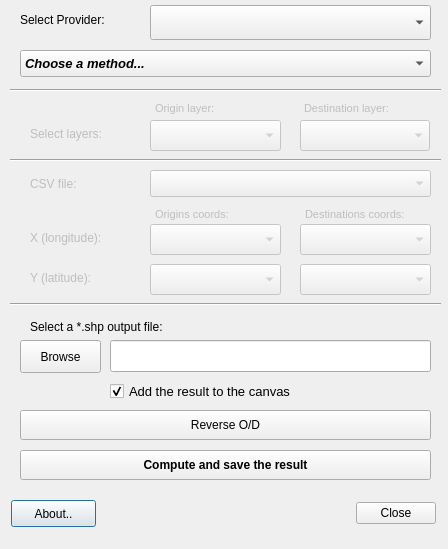
<?xml version="1.0" encoding="UTF-8"?>
<ui version="4.0">
 <class>OSRMBatchRouteDialog</class>
 <widget class="QDialog" name="OSRMBatchRouteDialog">
  <property name="geometry">
   <rect>
    <x>0</x>
    <y>0</y>
    <width>448</width>
    <height>549</height>
   </rect>
  </property>
  <property name="windowTitle">
   <string>OSRM: Batch OSRM viaroute</string>
  </property>
  <widget class="QPushButton" name="pushButton_about">
   <property name="geometry">
    <rect>
     <x>11</x>
     <y>500</y>
     <width>85</width>
     <height>27</height>
    </rect>
   </property>
   <property name="font">
    <font>
     <family>Arial</family>
    </font>
   </property>
   <property name="text">
    <string>About..</string>
   </property>
  </widget>
  <widget class="QDialogButtonBox" name="close_button_box">
   <property name="geometry">
    <rect>
     <x>335</x>
     <y>500</y>
     <width>101</width>
     <height>27</height>
    </rect>
   </property>
   <property name="font">
    <font>
     <family>Arial</family>
    </font>
   </property>
   <property name="orientation">
    <enum>Qt::Horizontal</enum>
   </property>
   <property name="standardButtons">
    <set>QDialogButtonBox::Close</set>
   </property>
  </widget>
  <widget class="QgsFieldComboBox" name="FieldOriginX">
   <property name="enabled">
    <bool>false</bool>
   </property>
   <property name="geometry">
    <rect>
     <x>150</x>
     <y>224</y>
     <width>131</width>
     <height>31</height>
    </rect>
   </property>
  </widget>
  <widget class="QgsFieldComboBox" name="FieldOriginY">
   <property name="enabled">
    <bool>false</bool>
   </property>
   <property name="geometry">
    <rect>
     <x>150</x>
     <y>264</y>
     <width>131</width>
     <height>31</height>
    </rect>
   </property>
  </widget>
  <widget class="QgsFieldComboBox" name="FieldDestinationX">
   <property name="enabled">
    <bool>false</bool>
   </property>
   <property name="geometry">
    <rect>
     <x>300</x>
     <y>224</y>
     <width>131</width>
     <height>31</height>
    </rect>
   </property>
  </widget>
  <widget class="QgsFieldComboBox" name="FieldDestinationY">
   <property name="enabled">
    <bool>false</bool>
   </property>
   <property name="geometry">
    <rect>
     <x>300</x>
     <y>264</y>
     <width>131</width>
     <height>31</height>
    </rect>
   </property>
  </widget>
  <widget class="QLabel" name="label_7">
   <property name="enabled">
    <bool>false</bool>
   </property>
   <property name="geometry">
    <rect>
     <x>305</x>
     <y>204</y>
     <width>131</width>
     <height>20</height>
    </rect>
   </property>
   <property name="font">
    <font>
     <family>Arial</family>
     <pointsize>8</pointsize>
    </font>
   </property>
   <property name="layoutDirection">
    <enum>Qt::LeftToRight</enum>
   </property>
   <property name="text">
    <string>Destinations coords:</string>
   </property>
  </widget>
  <widget class="QLabel" name="label_8">
   <property name="enabled">
    <bool>false</bool>
   </property>
   <property name="geometry">
    <rect>
     <x>30</x>
     <y>228</y>
     <width>81</width>
     <height>20</height>
    </rect>
   </property>
   <property name="font">
    <font>
     <family>Arial</family>
     <pointsize>9</pointsize>
    </font>
   </property>
   <property name="layoutDirection">
    <enum>Qt::LeftToRight</enum>
   </property>
   <property name="text">
    <string>X (longitude):</string>
   </property>
  </widget>
  <widget class="Line" name="line">
   <property name="enabled">
    <bool>true</bool>
   </property>
   <property name="geometry">
    <rect>
     <x>10</x>
     <y>294</y>
     <width>431</width>
     <height>20</height>
    </rect>
   </property>
   <property name="orientation">
    <enum>Qt::Horizontal</enum>
   </property>
  </widget>
  <widget class="Line" name="line_2">
   <property name="geometry">
    <rect>
     <x>10</x>
     <y>150</y>
     <width>431</width>
     <height>20</height>
    </rect>
   </property>
   <property name="orientation">
    <enum>Qt::Horizontal</enum>
   </property>
  </widget>
  <widget class="QComboBox" name="comboBox_method">
   <property name="geometry">
    <rect>
     <x>20</x>
     <y>50</y>
     <width>411</width>
     <height>27</height>
    </rect>
   </property>
   <property name="font">
    <font>
     <pointsize>10</pointsize>
     <weight>75</weight>
     <italic>true</italic>
     <bold>true</bold>
    </font>
   </property>
   <item>
    <property name="text">
     <string>Choose a method...</string>
    </property>
   </item>
   <item>
    <property name="text">
     <string>Routes between two layers of points</string>
    </property>
   </item>
   <item>
    <property name="text">
     <string>Routes from a .csv file of paired origins-destinations</string>
    </property>
   </item>
  </widget>
  <widget class="Line" name="line_3">
   <property name="geometry">
    <rect>
     <x>10</x>
     <y>80</y>
     <width>431</width>
     <height>20</height>
    </rect>
   </property>
   <property name="orientation">
    <enum>Qt::Horizontal</enum>
   </property>
  </widget>
  <widget class="QComboBox" name="combo_box_provider">
   <property name="geometry">
    <rect>
     <x>150</x>
     <y>5</y>
     <width>281</width>
     <height>35</height>
    </rect>
   </property>
   <property name="font">
    <font>
     <family>Arial</family>
     <pointsize>9</pointsize>
    </font>
   </property>
  </widget>
  <widget class="QLabel" name="label_4">
   <property name="geometry">
    <rect>
     <x>20</x>
     <y>10</y>
     <width>131</width>
     <height>20</height>
    </rect>
   </property>
   <property name="font">
    <font>
     <family>Arial</family>
     <pointsize>9</pointsize>
    </font>
   </property>
   <property name="text">
    <string>Select Provider:</string>
   </property>
  </widget>
  <widget class="QgsMapLayerComboBox" name="ComboBoxCsv">
   <property name="enabled">
    <bool>false</bool>
   </property>
   <property name="geometry">
    <rect>
     <x>150</x>
     <y>170</y>
     <width>281</width>
     <height>27</height>
    </rect>
   </property>
  </widget>
  <widget class="QLabel" name="label_5">
   <property name="enabled">
    <bool>false</bool>
   </property>
   <property name="geometry">
    <rect>
     <x>30</x>
     <y>170</y>
     <width>51</width>
     <height>27</height>
    </rect>
   </property>
   <property name="font">
    <font>
     <family>Arial</family>
     <pointsize>9</pointsize>
    </font>
   </property>
   <property name="layoutDirection">
    <enum>Qt::LeftToRight</enum>
   </property>
   <property name="text">
    <string>CSV file:</string>
   </property>
  </widget>
  <widget class="QLabel" name="label_6">
   <property name="enabled">
    <bool>false</bool>
   </property>
   <property name="geometry">
    <rect>
     <x>155</x>
     <y>204</y>
     <width>131</width>
     <height>20</height>
    </rect>
   </property>
   <property name="font">
    <font>
     <family>MS Shell Dlg 2</family>
     <pointsize>8</pointsize>
    </font>
   </property>
   <property name="layoutDirection">
    <enum>Qt::LeftToRight</enum>
   </property>
   <property name="text">
    <string>Origins coords:</string>
   </property>
  </widget>
  <widget class="QLabel" name="label_9">
   <property name="enabled">
    <bool>false</bool>
   </property>
   <property name="geometry">
    <rect>
     <x>30</x>
     <y>270</y>
     <width>81</width>
     <height>16</height>
    </rect>
   </property>
   <property name="font">
    <font>
     <family>Arial</family>
     <pointsize>9</pointsize>
    </font>
   </property>
   <property name="layoutDirection">
    <enum>Qt::LeftToRight</enum>
   </property>
   <property name="text">
    <string>Y (latitude):</string>
   </property>
  </widget>
  <widget class="QLineEdit" name="lineEdit_output">
   <property name="geometry">
    <rect>
     <x>110</x>
     <y>340</y>
     <width>321</width>
     <height>32</height>
    </rect>
   </property>
   <property name="text">
    <string/>
   </property>
  </widget>
  <widget class="QLabel" name="label_11">
   <property name="geometry">
    <rect>
     <x>30</x>
     <y>310</y>
     <width>391</width>
     <height>33</height>
    </rect>
   </property>
   <property name="font">
    <font>
     <pointsize>9</pointsize>
    </font>
   </property>
   <property name="text">
    <string>Select a *.shp output file:</string>
   </property>
  </widget>
  <widget class="QPushButton" name="pushButtonBrowse">
   <property name="geometry">
    <rect>
     <x>20</x>
     <y>340</y>
     <width>81</width>
     <height>33</height>
    </rect>
   </property>
   <property name="font">
    <font>
     <pointsize>9</pointsize>
    </font>
   </property>
   <property name="text">
    <string>Browse</string>
   </property>
  </widget>
  <widget class="QgsMapLayerComboBox" name="ComboBoxDestination">
   <property name="enabled">
    <bool>false</bool>
   </property>
   <property name="geometry">
    <rect>
     <x>300</x>
     <y>120</y>
     <width>130</width>
     <height>31</height>
    </rect>
   </property>
   <property name="minimumSize">
    <size>
     <width>0</width>
     <height>22</height>
    </size>
   </property>
   <property name="font">
    <font>
     <family>Arial</family>
    </font>
   </property>
  </widget>
  <widget class="QgsMapLayerComboBox" name="ComboBoxOrigin">
   <property name="enabled">
    <bool>false</bool>
   </property>
   <property name="geometry">
    <rect>
     <x>150</x>
     <y>120</y>
     <width>131</width>
     <height>31</height>
    </rect>
   </property>
   <property name="minimumSize">
    <size>
     <width>0</width>
     <height>22</height>
    </size>
   </property>
   <property name="font">
    <font>
     <family>Arial</family>
    </font>
   </property>
  </widget>
  <widget class="QLabel" name="label_2">
   <property name="enabled">
    <bool>false</bool>
   </property>
   <property name="geometry">
    <rect>
     <x>304</x>
     <y>90</y>
     <width>121</width>
     <height>37</height>
    </rect>
   </property>
   <property name="font">
    <font>
     <family>Arial</family>
     <pointsize>8</pointsize>
    </font>
   </property>
   <property name="text">
    <string>Destination layer:</string>
   </property>
  </widget>
  <widget class="QLabel" name="label">
   <property name="enabled">
    <bool>false</bool>
   </property>
   <property name="geometry">
    <rect>
     <x>155</x>
     <y>90</y>
     <width>81</width>
     <height>37</height>
    </rect>
   </property>
   <property name="font">
    <font>
     <family>MS Shell Dlg 2</family>
     <pointsize>8</pointsize>
    </font>
   </property>
   <property name="layoutDirection">
    <enum>Qt::LeftToRight</enum>
   </property>
   <property name="text">
    <string>Origin layer:</string>
   </property>
  </widget>
  <widget class="QCheckBox" name="check_add_layer">
   <property name="geometry">
    <rect>
     <x>110</x>
     <y>380</y>
     <width>210</width>
     <height>23</height>
    </rect>
   </property>
   <property name="maximumSize">
    <size>
     <width>210</width>
     <height>16777215</height>
    </size>
   </property>
   <property name="font">
    <font>
     <family>Arial</family>
     <pointsize>10</pointsize>
    </font>
   </property>
   <property name="autoFillBackground">
    <bool>false</bool>
   </property>
   <property name="text">
    <string>Add the result to the canvas</string>
   </property>
   <property name="checked">
    <bool>true</bool>
   </property>
  </widget>
  <widget class="QPushButton" name="pushButtonReverse">
   <property name="enabled">
    <bool>true</bool>
   </property>
   <property name="geometry">
    <rect>
     <x>20</x>
     <y>410</y>
     <width>411</width>
     <height>30</height>
    </rect>
   </property>
   <property name="font">
    <font>
     <family>Arial</family>
     <pointsize>9</pointsize>
     <kerning>true</kerning>
    </font>
   </property>
   <property name="text">
    <string>Reverse O/D</string>
   </property>
   <property name="default">
    <bool>false</bool>
   </property>
   <property name="flat">
    <bool>false</bool>
   </property>
  </widget>
  <widget class="QPushButton" name="pushButtonRun">
   <property name="geometry">
    <rect>
     <x>20</x>
     <y>450</y>
     <width>411</width>
     <height>30</height>
    </rect>
   </property>
   <property name="font">
    <font>
     <family>Arial</family>
     <pointsize>9</pointsize>
     <weight>75</weight>
     <bold>true</bold>
    </font>
   </property>
   <property name="text">
    <string>Compute and save the result</string>
   </property>
  </widget>
  <widget class="QLabel" name="label_10">
   <property name="enabled">
    <bool>false</bool>
   </property>
   <property name="geometry">
    <rect>
     <x>30</x>
     <y>120</y>
     <width>111</width>
     <height>27</height>
    </rect>
   </property>
   <property name="font">
    <font>
     <family>Arial</family>
     <pointsize>9</pointsize>
    </font>
   </property>
   <property name="layoutDirection">
    <enum>Qt::LeftToRight</enum>
   </property>
   <property name="text">
    <string>Select layers:</string>
   </property>
  </widget>
 </widget>
 <customwidgets>
  <customwidget>
   <class>QgsFieldComboBox</class>
   <extends>QComboBox</extends>
   <header>qgsfieldcombobox.h</header>
  </customwidget>
  <customwidget>
   <class>QgsMapLayerComboBox</class>
   <extends>QComboBox</extends>
   <header>qgsmaplayercombobox.h</header>
  </customwidget>
 </customwidgets>
 <resources/>
 <connections>
  <connection>
   <sender>close_button_box</sender>
   <signal>accepted()</signal>
   <receiver>OSRMBatchRouteDialog</receiver>
   <slot>accept()</slot>
   <hints>
    <hint type="sourcelabel">
     <x>20</x>
     <y>20</y>
    </hint>
    <hint type="destinationlabel">
     <x>20</x>
     <y>20</y>
    </hint>
   </hints>
  </connection>
  <connection>
   <sender>close_button_box</sender>
   <signal>rejected()</signal>
   <receiver>OSRMBatchRouteDialog</receiver>
   <slot>reject()</slot>
   <hints>
    <hint type="sourcelabel">
     <x>20</x>
     <y>20</y>
    </hint>
    <hint type="destinationlabel">
     <x>20</x>
     <y>20</y>
    </hint>
   </hints>
  </connection>
 </connections>
</ui>
